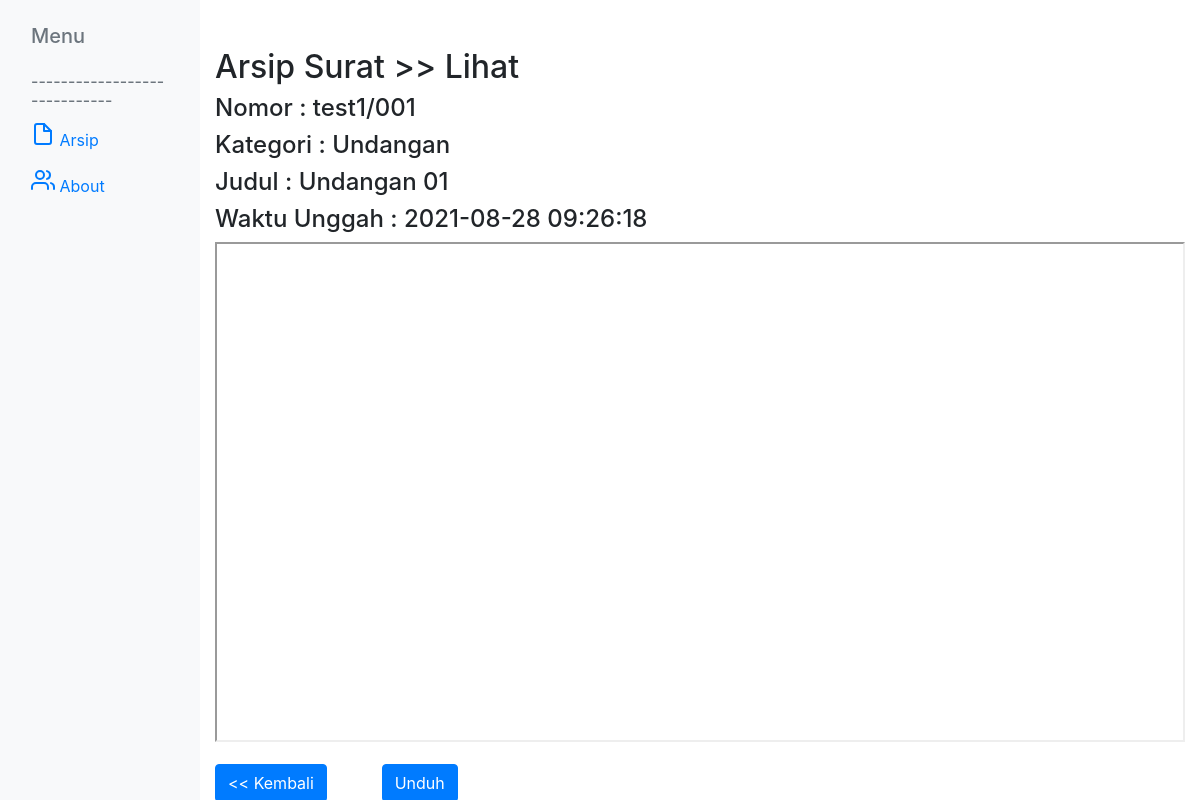
The page /sertifikasi/lihat?id=1 on the database its author committed.
### tables this page shows
CREATE TABLE `test` (
  `id` int(11) NOT NULL,
  `nomor` varchar(50) NOT NULL,
  `kategori` varchar(50) NOT NULL,
  `judul` varchar(50) NOT NULL,
  `waktu` timestamp NOT NULL DEFAULT CURRENT_TIMESTAMP,
  `namaFile` varchar(100) NOT NULL
);

### application/controllers/sertifikasi.php (called while the page is built, shortened)
<?php
class sertifikasi extends CI_Controller
{
    public function __construct()
    {
        $this->load->model('model_test');
    }
    public function lihat()
    {
        $data['title'] = "Sertifikasi || LIHAT";
        $data['id'] = $this->input->get('id');
        $this->load->view('header', $data);
        $this->load->view('sertifikasi/sidebar');
        $this->load->view('sertifikasi/lihat', $data);
        $this->load->view('footer');
    }
}

### index.php (called while the page is built, shortened)
<?php
require_once BASEPATH.'core/CodeIgniter.php';

### application/views/sertifikasi/lihat.php (the view, shortened to what this page needs)
    <div class="col-md-10 mt-5">
      <h2>Arsip Surat >> Lihat</h2>
      <?php
                  $query = $this->db->get_where('test', array('id' => $id));
                  foreach ($query->result() as $row) {
                ?>
      <h4>Nomor : <?php echo $row->nomor ?></h4>
      <h4>Kategori : <?php echo $row->kategori ?></h4>
      <h4>Judul : <?php echo $row->judul ?></h4>
      <h4>Waktu Unggah : <?php echo $row->waktu ?></h4>
      <iframe src="<?= base_url()?>/uploads/<?php echo $row->namaFile ?>" width="100%" height="500px">
      </iframe>
      <div class="row mt-3">
        <div class="col-md-2">
          <a href="<?= base_url();?>sertifikasi/test" class="btn btn-primary"> << Kembali</a>
        </div>
        <div class="col-md-2">
          <a href="<?= base_url();?>sertifikasi/download/<?= $row->namaFile?>" class="btn btn-primary"> Unduh </a>
        </div>
      </div>
      <?php
                    }
                ?>
    </div>
  </div>
</div>

### rows shown on the page
test: nomor "test1/001", kategori "Undangan", judul "Undangan 01", waktu "2021-08-28 09:26:18"
